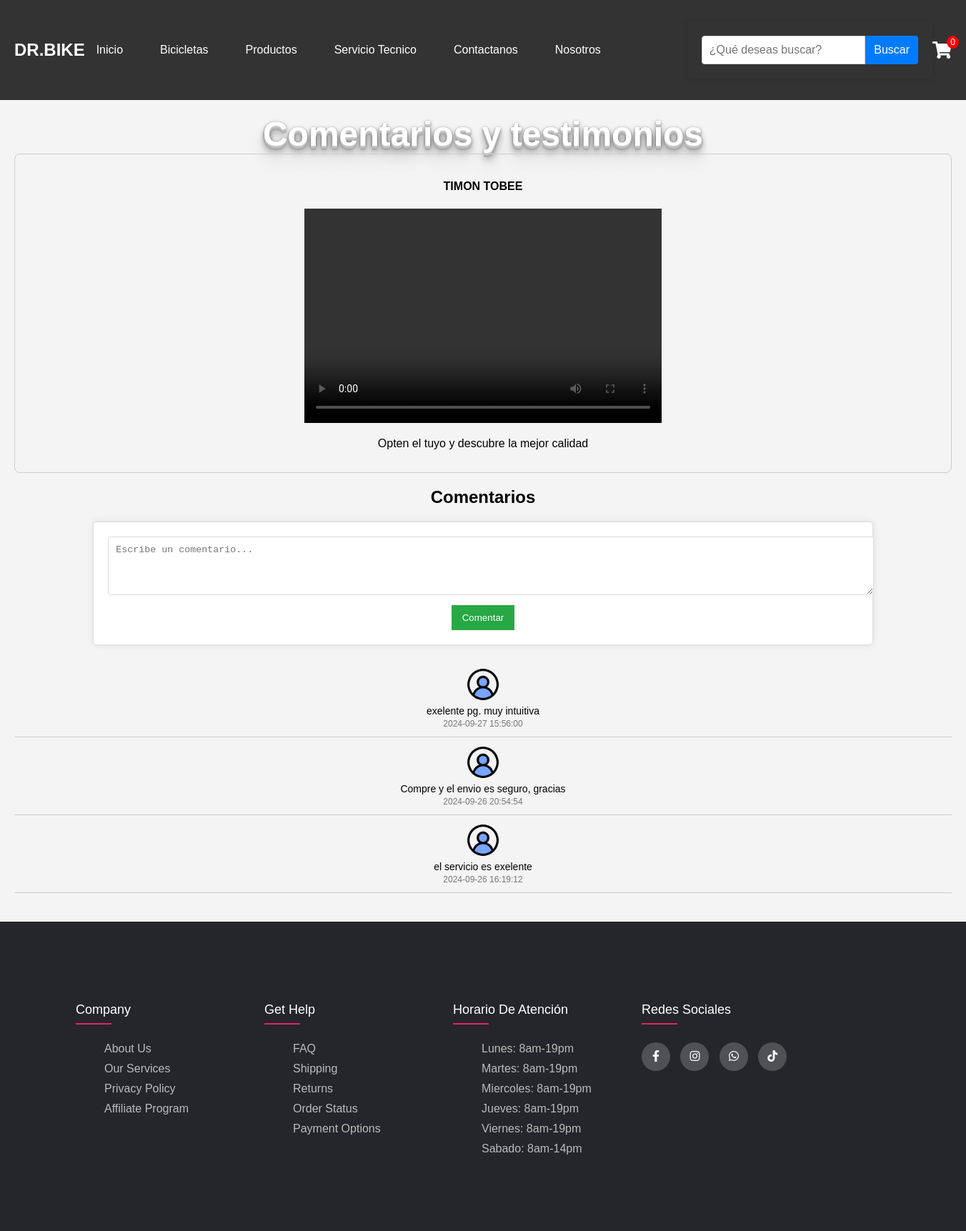
Page /test.php on the committed database.
### tables this page shows
CREATE TABLE `testimonios` (
  `id` int NOT NULL,
  `nombre_cliente` varchar(255) NOT NULL,
  `ruta_video` varchar(255) NOT NULL,
  `comentario` text,
  `fecha` timestamp NULL DEFAULT CURRENT_TIMESTAMP,
  `icono_usuario` varchar(255) DEFAULT NULL,
  `estado` tinyint(1) DEFAULT '1'
);

CREATE TABLE `comentarios` (
  `id` int NOT NULL,
  `comentario` text NOT NULL,
  `fecha` timestamp NULL DEFAULT CURRENT_TIMESTAMP
);

### test.php (the view, shortened to what this page needs)
<?php
$conn = new mysqli('localhost', 'root', 'mayu23', 'tienda');
?>
<!DOCTYPE html>
<html lang="es">
<head>
    <link rel="stylesheet" href="estilos.css">
    <link rel="stylesheet" href="productos.css">
    <link rel="stylesheet" href="admin.css">
    <link rel="stylesheet" href="https://cdnjs.cloudflare.com/ajax/libs/font-awesome/6.0.0-beta3/css/all.min.css">
	 <link rel="stylesheet" href="https://cdnjs.cloudflare.com/ajax/libs/font-awesome/5.15.4/css/all.min.css">
	  <link rel="stylesheet" type="text/css" href="https://cdnjs.cloudflare.com/ajax/libs/font-awesome/5.15.1/css/all.min.css">
</head>
<body>
<header>
         <h1>DR.BIKE</h1>
				<nav>
  		  <ul>
        <li><a href="index.php">Inicio</a></li>
        <li class="has-submenu"><a href="#">Bicicletas</a>
        </li>
        <li class="dropdown">
        <a href="#" class="dropbtn">Productos</a>
    </li>
        <li><a href="serviciotecnico.php">Servicio Tecnico</a></li>
        <li><a href="contactanos.php">Contactanos</a></li>
         <li><a href="nosotros.php">Nosotros</a></li>
    </ul>
</nav>
        <form action="buscar.php" method="GET" class="form-busqueda">
        <input type="search" name="query" placeholder="¿Qué deseas buscar?" required class="busqueda-input">
        <button type="submit" id="search-button" class="busqueda-boton">Buscar</button>
    </form>
         <div class="cart-icon">
    <a href="carrito.php">
        <i class="fas fa-shopping-cart cart-icon"></i>
        <span class="cart-count"><?php echo count($_SESSION['carrito']); ?></span>
    </a>
</div>
    </header>
    <main>
 			<div class="hit-the-floor">Comentarios y testimonios</div>
<div class="testimonios-container">
    <?php
            $sql = "SELECT id, nombre_cliente, ruta_video, comentario FROM testimonios WHERE estado = 1";
            $result = $conn->query($sql);
            if ($result->num_rows > 0) {
                while ($row = $result->fetch_assoc()) {
                    echo "<div class='testimonio'>";
                    echo "<h4>" . $row['nombre_cliente'] . "</h4>";
                    echo "<video class='video'  controls>
                            <source src='" . $row['ruta_video'] . "' type='video/mp4'>
                            Tu navegador no soporta la reproducción de este video.
                          </video>";
                   if (!empty($row['comentario'])) {
                        echo "<p>" . $row['comentario'] . "</p>";
                    }
                    echo "</div>";
                }
            } else {
                echo "No hay testimonios disponibles.";
            }
    ?>
</div>
    <div class="comentarios">
    <h2>Comentarios</h2>
    <form class="form-form" id="form-comentario" action="guardar_comentario.php" method="POST">
        <textarea name="comentario" id="comentario" rows="4" placeholder="Escribe un comentario..."></textarea>
        <button type="submit">Comentar</button>
    </form>
       </div>
    <?php
include 'conexion.php';
$sql = "SELECT * FROM comentarios ORDER BY fecha DESC";
$result = $conn->query($sql);
?>
<div id="comentarios-lista">
    <?php if ($result->num_rows > 0): ?>
        <?php while ($row = $result->fetch_assoc()): ?>
            <div class="comentario">
            	 <img class="img-for" src="img/avatar.png" alt="">
                <p><?php echo $row['comentario']; ?></p>
                <span><?php echo $row['fecha']; ?></span>
            </div>
        <?php endwhile; ?>
    <?php else: ?>
        <p>No hay comentarios aún. ¡Sé el primero en comentar!</p>
    <?php endif; ?>
</div>
    </main>
</body>
<footer class="footer">
     <div class="container">
      <div class="row">
        <div class="footer-col">
          <h4>company</h4>
          <ul>
            <li><a href="#">about us</a></li>
            <li><a href="#">our services</a></li>
            <li><a href="#">privacy policy</a></li>
            <li><a href="#">affiliate program</a></li>
          </ul>
        </div>
        <div class="footer-col">
          <h4>get help</h4>
          <ul>
            <li><a href="#">FAQ</a></li>
            <li><a href="#">shipping</a></li>
            <li><a href="#">returns</a></li>
            <li><a href="#">order status</a></li>
            <li><a href="#">payment options</a></li>
          </ul>
        </div>
        <div class="footer-col">
          <h4>Horario de Atención</h4>
          <ul>
            <li><a href="#">Lunes: 8am-19pm</a></li>
            <li><a href="#">Martes: 8am-19pm</a></li>
            <li><a href="#">Miercoles: 8am-19pm</a></li>
            <li><a href="#">Jueves: 8am-19pm</a></li>
            <li><a href="#">Viernes: 8am-19pm</a></li>
            <li><a href="#">Sabado: 8am-14pm</a></li>
          </ul>
        </div>
        <div class="footer-col">
          <h4>Redes Sociales</h4>
          <div class="social-links">
            <a href="#"><i class="fab fa-facebook-f"></i></a>
            <a href="#"><i class="fab fa-instagram"></i></a>
            <a href="#"><i class="fab fa-whatsapp"></i></a>
            <a href="#"><i class="fab fa-tiktok"></i></a>
          </div>
        </div>
      </div>
     </div>
</footer>
</html>

### estilos.css (style rules this page uses)
body { font-family: Arial, sans-serif; background-color: #f4f4f4; margin: 0; padding: 0; }
header { background-color: #333; color: #fff; padding: 10px 20px; display: flex; justify-content: space-between; align-items: center; }
header h1 { font-size: 24px; margin: 0; margin-right: 40px; }
header nav { margin-right: 80px; }
nav ul { list-style: none; margin: 0; padding: 0; display: flex; }
nav ul li { position: relative; }
nav ul li a, nav ul li .dropbtn { color: #fff; text-decoration: none; padding: 8px 16px; display: block; }
nav ul li a { white-space: nowrap; }
.form-busqueda { background-color: #333; border: 0; margin-left: 5px; display: flex; width: 100%; max-width: 400px; box-sizing: border-box; }
.busqueda-input { padding: 10px; border: 1px solid #ccc; border-radius: 4px 0 0 4px; flex: 1; font-size: 16px; }
.busqueda-boton { padding: 10px 12px; background-color: #007BFF; color: white; border: none; border-radius: 0 4px 4px 0; cursor: pointer; font-size: 16px; }
main { padding: 20px; text-align: center; }
form, .message { background: #fff; padding: 0; border: 1px solid #ddd; border-radius: 5px; box-shadow: 0 0 10px rgba(0, 0, 0, 0.1); width: 0; margin: 0; }
form input[type="text"], form input[type="password"], form textarea, form input[type="number"], .message input[type="text"], .message input[type="password"] { width: 100%; padding: 8px; margin-bottom: 10px; border: 1px solid #ddd; border-radius: 3px; }
main { padding: 20px; }
.cart-icon { display: flex; align-items: center; font-size: 16px; color: #7ac836; text-decoration: none; }
.cart-icon { position: relative; display: inline-block; }
.cart-icon .fas.fa-shopping-cart { color: white; font-size: 24px; }
.cart-icon .cart-count { position: absolute; top: -8px; right: -10px; background-color: red; color: white; border-radius: 50%; padding: 2px 5px; font-size: 12px; }
.container { max-width: 1200px; margin: 0 auto; padding: 20px; }
h2 { text-align: center; margin-bottom: 20px; }
.hit-the-floor { color: #fff; font-size: 3em; font-weight: bold; font-family: Helvetica; text-shadow: 0 1px 0 #ccc, 0 2px 0 #c9c9c9, 0 3px 0 #bbb, 0 4px 0 #b9b9b9, 0 5px 0 #aaa, 0 6px 1px rgba(0,0,0,.1), 0 0 5px rgba(0,0,0,.1), 0 1px 3px rgba(0,0,0,.3), 0 3px 5px rgba(0,0,0,.2), 0 5px 10px rgba(0,0,0,.25), 0 10px 10px rgba(0,0,0,.2), 0 20px 20px rgba(0,0,0,.15); }
.hit-the-floor { text-align: center; }

### productos.css (style rules this page uses)
.container { max-width: 1170px; margin:auto; }
.row { display: flex; flex-wrap: wrap; }
ul { list-style: none; }
.footer { background-color: #24262b; padding: 70px 0; }
.footer-col { width: 20%; padding: 0 15px; }
.footer-col h4 { font-size: 18px; color: #ffffff; text-transform: capitalize; margin-bottom: 35px; font-weight: 500; position: relative; }
.footer-col h4::before { content: ''; position: absolute; left:0; bottom: -10px; background-color: #e91e63; height: 2px; box-sizing: border-box; width: 50px; }
.footer-col ul li:not(:last-child) { margin-bottom: 10px; }
.footer-col ul li a { font-size: 16px; text-transform: capitalize; color: #ffffff; text-decoration: none; font-weight: 300; color: #bbbbbb; display: block; transition: all 0.3s ease; }
.footer-col .social-links a { display: inline-block; height: 40px; width: 40px; background-color: rgba(255,255,255,0.2); margin:0 10px 10px 0; text-align: center; line-height: 40px; border-radius: 50%; color: #ffffff; transition: all 0.5s ease; }
.testimonios-container { display: flex; flex-direction: column; gap: 20px; }
.testimonio { border: 1px solid #ccc; padding: 15px; border-radius: 8px; }
.testimonio .video { width: 500px; height: 300px; }

### rows in the picture
testimonios: nombre_cliente "TIMON TOBEE", comentario "Opten el tuyo y descubre la mejor calidad"
comentarios: comentario "exelente pg. muy intuitiva", fecha "2024-09-27 15:56:00"
comentarios: comentario "Compre y el envio es seguro, gracias", fecha "2024-09-26 20:54:54"
comentarios: comentario "el servicio es exelente", fecha "2024-09-26 16:19:12"

### other values in the picture
count($_SESSION['carrito']) "0"
